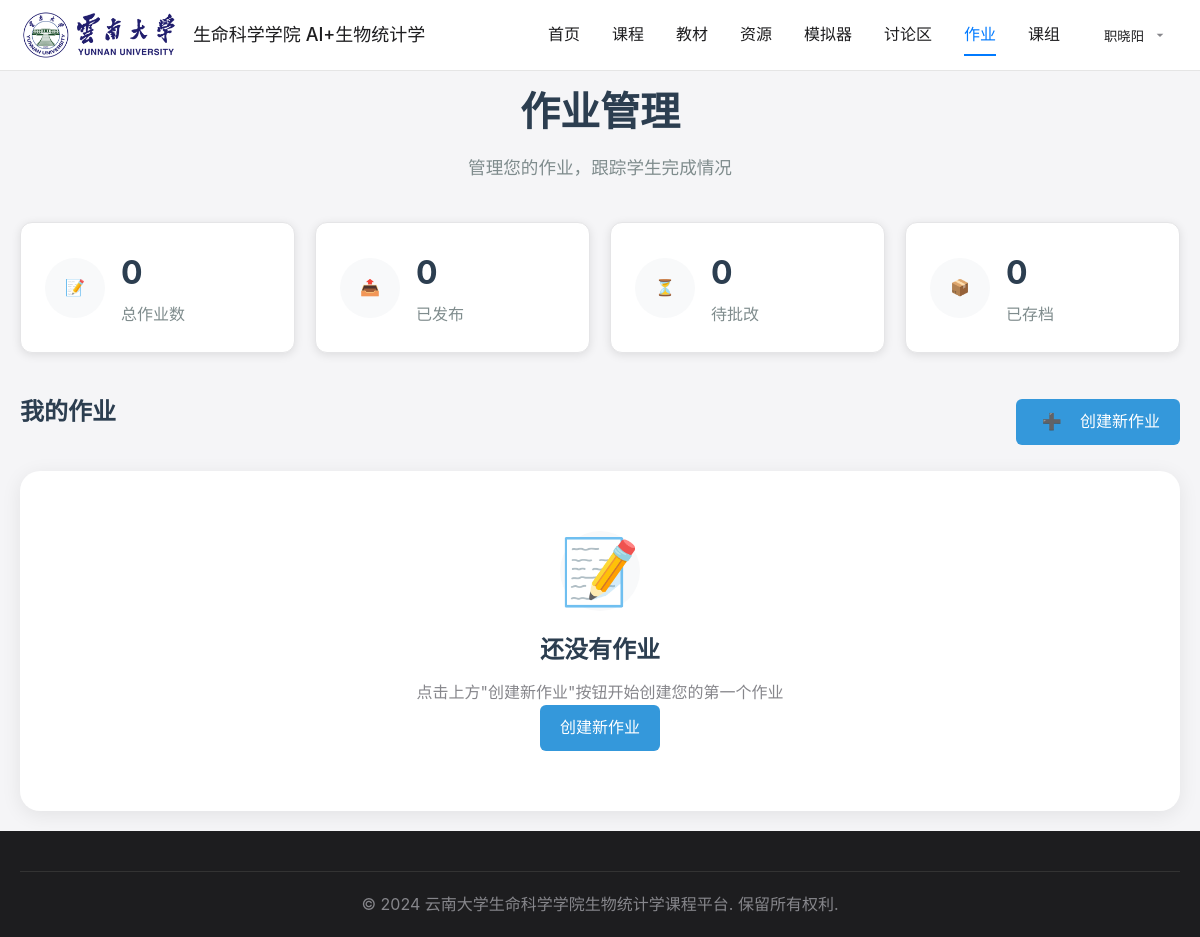
Before: /assignments/ (signed in) with the older database file.
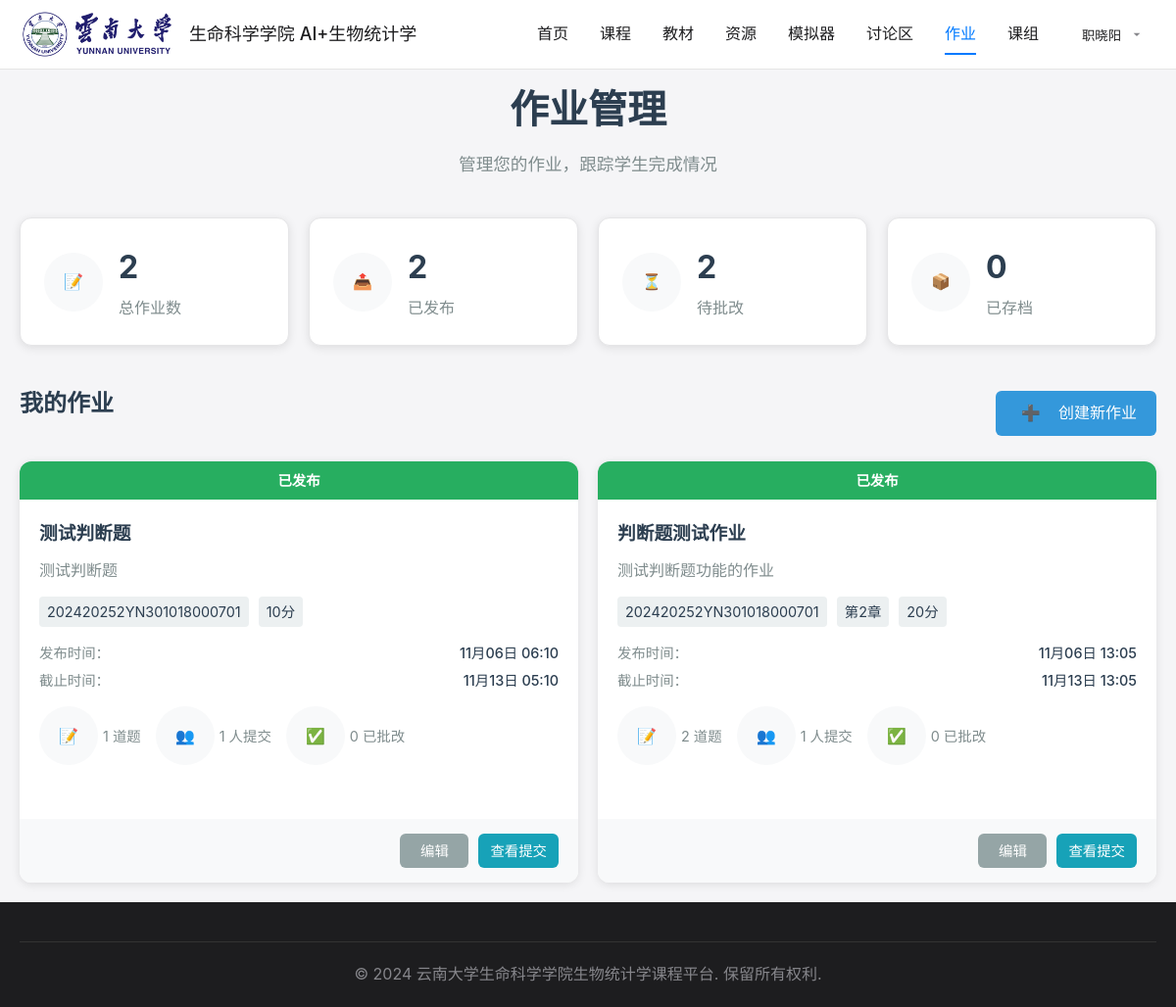
After: the same page with the newer database file.
### core/models.py (models this page shows, shortened)
class Assignment(models.Model):
    STATUS_CHOICES = [
        ('draft', '草稿'),
        ('published', '已发布'),
        ('closed', '已截止'),
        ('archived', '已归档'),
    ]
    title = models.CharField(
        max_length=200,
        verbose_name='作业标题'
    )
    description = models.TextField(
        verbose_name='作业描述',
        help_text='作业的详细说明和要求'
    )
    teaching_class = models.ForeignKey(
        TeachingClass,
        on_delete=models.CASCADE,
        verbose_name='教学班',
        help_text='作业分发的目标教学班'
    )
    created_by = models.ForeignKey(
        User,
        on_delete=models.CASCADE,
        limit_choices_to={'user_type': 'teacher'},
        verbose_name='创建教师'
    )
    chapter = models.IntegerField(
        verbose_name='所属章节',
        help_text='对应课程的第几章',
        null=True,
        blank=True
    )
    publish_time = models.DateTimeField(
        verbose_name='发布时间',
        help_text='作业对学生可见的时间'
    )
    due_time = models.DateTimeField(
        verbose_name='截止时间',
        help_text='学生提交作业的最后期限'
    )
    total_score = models.IntegerField(
        default=100,
        verbose_name='总分',
        help_text='作业的满分分值'
    )
    status = models.CharField(
        max_length=20,
        choices=STATUS_CHOICES,
        default='draft',
        verbose_name='状态'
    )
    allow_late_submission = models.BooleanField(
        default=False,
        verbose_name='允许逾期提交',
        help_text='是否允许学生在截止时间后提交'
    )
    max_attempts = models.IntegerField(
        default=1,
        verbose_name='最大提交次数',
        help_text='学生可以提交的最大次数，0表示无限制'
    )
    created_at = models.DateTimeField(
        auto_now_add=True,
        verbose_name='创建时间'
    )
    updated_at = models.DateTimeField(
        auto_now=True,
        verbose_name='更新时间'
    )
    class Meta:
        verbose_name = '作业'
        verbose_name_plural = '作业'
        ordering = ['-created_at']
    @property
    def submission_count(self):
        return self.studentsubmission_set.filter(is_submitted=True).count()
    @property
    def graded_count(self):
        return self.studentsubmission_set.filter(is_graded=True, is_submitted=True).count()

class TeachingClass(models.Model):
    TEACHING_STATUS_CHOICES = [
        ('open', '开课'),
        ('in_progress', '进行中'),
        ('finished', '结课'),
    ]
    name = models.CharField(
        max_length=100,
        unique=True,
        verbose_name='教学班编号',
        help_text='例如：202420241YN301018000701'
    )
    description = models.TextField(
        blank=True,
        verbose_name='教学班描述'
    )
    class_time = models.CharField(
        max_length=200,
        default='待安排',
        verbose_name='上课时间',
        help_text='例如：周二 8:00-10:00, 周四 14:00-16:00'
    )
    class_location = models.CharField(
        max_length=100,
        default='待安排',
        verbose_name='上课地点',
        help_text='例如：生科楼201教室'
    )
    start_date = models.DateField(
        null=True,
        blank=True,
        verbose_name='开课日期'
    )
    end_date = models.DateField(
        null=True,
        blank=True,
        verbose_name='结课日期'
    )
    max_students = models.PositiveIntegerField(
        default=50,
        verbose_name='选课人数',
        help_text='该教学班的最大学生容量'
    )
    teaching_status = models.CharField(
        max_length=20,
        choices=TEACHING_STATUS_CHOICES,
        default='open',
        verbose_name='教学状态'
    )
    created_by = models.ForeignKey(
        User,
        on_delete=models.CASCADE,
        limit_choices_to={'user_type': 'teacher'},
        verbose_name='创建教师'
    )
    created_at = models.DateTimeField(
        auto_now_add=True,
        verbose_name='创建时间'
    )
    updated_at = models.DateTimeField(
        auto_now=True,
        verbose_name='更新时间'
    )
    class Meta:
        verbose_name = '教学班'
        verbose_name_plural = '教学班'
        ordering = ['-created_at']

### core/views.py (the view)
# urls.py: path('assignments/', views.assignment_index, name='assignment_index'),
@login_required
def assignment_index(request):
    if request.user.user_type == 'teacher':
        return assignment_teacher_index(request)
    elif request.user.user_type == 'student':
        return assignment_student_index(request)
    else:
        messages.error(request, '只有教师和学生可以访问作业系统')
        return redirect('core:home')

### core/models.py (called while the page is built)
    def get_unread_private_messages_count(self):
        if self.user_type != 'teacher':
            return 0
        teaching_classes = self.teachingclass_set.all()
        unread_count = 0
        for teaching_class in teaching_classes:
            unread_count += teaching_class.forumpost_set.filter(
                visibility='teacher_only',
                reply_count=0
            ).count()
        return unread_count

### core/templatetags/chinese_name.py (called while the page is built, shortened)
@register.filter
def chinese_full_name(user):
    if hasattr(user, 'real_name') and user.real_name:
        return user.real_name

@register.filter
def chinese_name_initial(user):
    full_name = chinese_full_name(user)
    return full_name[0].upper() if full_name else user.username[0].upper()

### templates/core/assignments/teacher_index.html (shortened to what the changed rows need)
{% extends 'base.html' %}
{% load static %}
{% load chinese_name %}
{% block content %}
<div class="assignment-container">
    <div class="assignment-header">
        <h1>{{ title }}</h1>
    </div>
    <div class="stats-grid">
        <div class="stat-card">
            <div class="stat-info">
                <h3>{{ stats.total_assignments }}</h3>
                <p>总作业数</p>
            </div>
        </div>
        <div class="stat-card">
            <div class="stat-info">
                <h3>{{ stats.published_assignments }}</h3>
                <p>已发布</p>
            </div>
        </div>
        <div class="stat-card">
            <div class="stat-info">
                <h3>{{ stats.pending_grading }}</h3>
                <p>待批改</p>
            </div>
        </div>
    </div>
    <div class="assignment-list">
        <div class="assignment-list-header">
            <h2>我的作业</h2>
        </div>
        {% if assignments %}
            <div class="assignments-grid">
                {% for assignment in assignments %}
                <div class="assignment-card">
                    <div class="assignment-status status-{{ assignment.status }}">
                        {% if assignment.status == 'draft' %}草稿
                        {% elif assignment.status == 'published' %}已发布
                        {% elif assignment.status == 'closed' %}已截止
                        {% else %}已归档{% endif %}
                    </div>
                    <div class="assignment-content">
                        <h3>
                            <a href="{% url 'core:assignment_edit' assignment.id %}">{{ assignment.title }}</a>
                        </h3>
                        <p class="assignment-description">{{ assignment.description|truncatechars:100 }}</p>
                        <div class="assignment-meta">
                            <span class="assignment-class">{{ assignment.teaching_class.name }}</span>
                            {% if assignment.chapter %}
                            <span class="assignment-chapter">第{{ assignment.chapter }}章</span>
                            {% endif %}
                            <span class="assignment-score">{{ assignment.total_score }}分</span>
                        </div>
                        <div class="assignment-dates">
                            <div class="date-item">
                                <span class="date-label">发布时间：</span>
                                <span class="date-value">{{ assignment.publish_time|date:"m月d日 H:i" }}</span>
                            </div>
                            <div class="date-item">
                                <span class="date-label">截止时间：</span>
                                <span class="date-value">{{ assignment.due_time|date:"m月d日 H:i" }}</span>
                            </div>
                        </div>
                        <div class="assignment-stats">
                            <span class="stat-item">
                                <span class="stat-icon">📝</span>
                                {{ assignment.questions.count }} 道题
                            </span>
                            <span class="stat-item">
                                <span class="stat-icon">👥</span>
                                {{ assignment.submission_count }} 人提交
                            </span>
                            <span class="stat-item">
                                <span class="stat-icon">✅</span>
                                {{ assignment.graded_count }} 已批改
                            </span>
                        </div>
                    </div>
                    <div class="assignment-actions">
                        <a href="{% url 'core:assignment_edit' assignment.id %}" class="btn btn-secondary btn-sm">编辑</a>
                        {% if assignment.status == 'published' %}
                        <a href="{% url 'core:assignment_result' assignment.id %}" class="btn btn-info btn-sm">查看提交</a>
                        {% endif %}
                    </div>
                </div>
                {% endfor %}
            </div>
        {% else %}
            <div class="empty-state">
                <div class="empty-icon">📝</div>
                <h3>还没有作业</h3>
                <p>点击上方"创建新作业"按钮开始创建您的第一个作业</p>
                <a href="{% url 'core:assignment_create' %}" class="btn btn-primary">创建新作业</a>
            </div>
        {% endif %}
    </div>
</div>
{% endblock %}

Changed rows visible on the page:
added Assignment: status "已发布", title "测试判断题", description "测试判断题", teaching_class.name "202420252YN301018000701", total_score "10", publish_time "11月06日 06:10", due_time "11月13日 05:10", questions.count "1", submission_count "1", graded_count "0"
added Assignment: status "已发布", title "判断题测试作业", description "测试判断题功能的作业", teaching_class.name "202420252YN301018000701", chapter "2", total_score "20", publish_time "11月06日 13:05", due_time "11月13日 13:05", questions.count "2", submission_count "1", graded_count "0"
Other visible differences:
{{ stats.total_assignments }}: "0" → "2"
{{ stats.published_assignments }}: "0" → "2"
{{ stats.pending_grading }}: "0" → "2"
text no longer shown: "📝 还没有作业 点击上方\"创建新作业\"按钮开始创建您的第一个作业 创建新作业"
